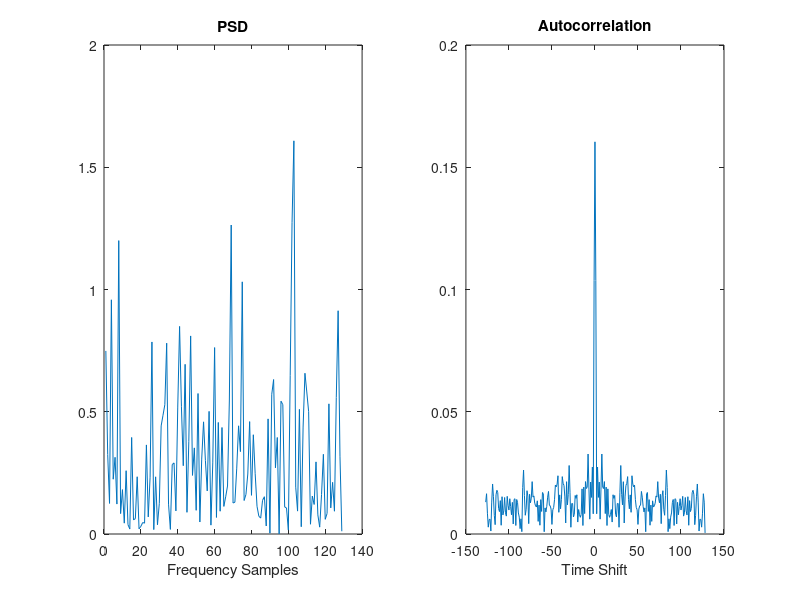

Write MATLAB code to recreate this figure.
y=normrnd(0,1,1,200);
Gy=periodogram(y);
Ry=abs(ifft(Gy,256));
Ry=[Ry(130:256)' Ry(1:129)']
t=-127:1:128;
subplot(1,2,1)
plot(Gy)
xlabel('Frequency Samples');
title('PSD')
subplot(1,2,2)
plot(t,Ry)
xlabel('Time Shift')
title('Autocorrelation')
